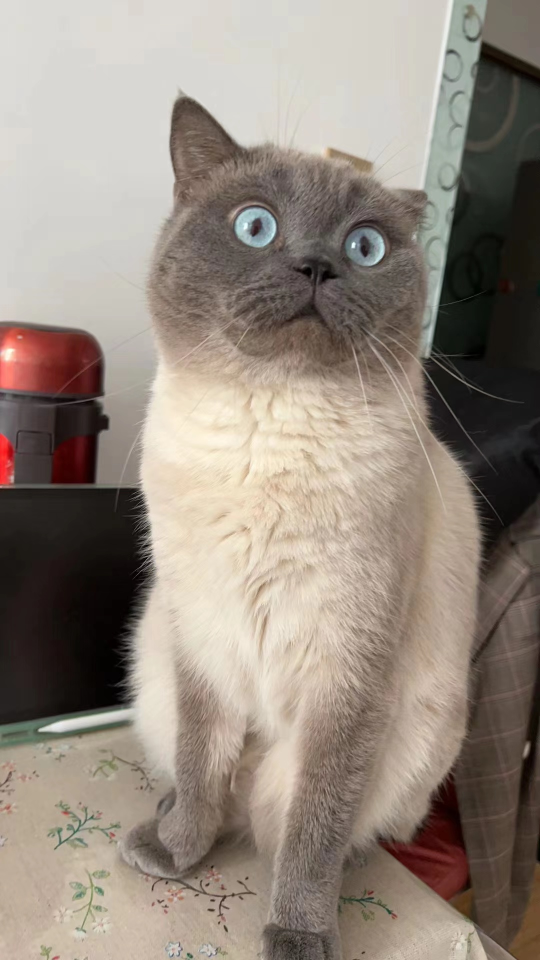
#> input picture jpg/cat.jpg, 1080 x 1920 px (shown at 1/2 size)
$ python -i sam_everything.py   (imports and definitions only)
#> lines starting #> are read from the running program, lines starting #| are printed output that depends on the picture
#> further down, picture is the input picture: shape (1920, 1080, 3); mean B, G, R 125.9, 136.4, 147.5
import argparse
import json
import time
from random import randint

import cv2
import numpy as np
import onnxruntime
from scipy.ndimage import zoom

retina_masks = True
conf = 0.25
iou = 0.7
agnostic_nms = False


# [71 lines left out: functions clip_coords, scale_coords, masks2segments, not called in this run]


class SimpleClass:
    """
    Ultralytics SimpleClass is a base class providing helpful string representation, error reporting, and attribute
    access methods for easier debugging and usage.
    """

    # [13 lines left out: function __str__, not called in this run]

    def __repr__(self):
        """Return a machine-readable string representation of the object."""
        return self.__str__()

    # [4 lines left out: function __getattr__, not called in this run]


class BaseTensor(SimpleClass):
    """
    Base tensor class with additional methods for easy manipulation and device handling.
    """

    # [14 lines left out: functions __init__, shape, not called in this run]

    def cpu(self):
        """Return a copy of the tensor on CPU memory."""
        return self if isinstance(self.data, np.ndarray) else self.__class__(self.data.cpu(), self.orig_shape)

    def numpy(self):
        """Return a copy of the tensor as a numpy array."""
        return self if isinstance(self.data, np.ndarray) else self.__class__(self.data.numpy(), self.orig_shape)

    def __len__(self):  # override len(results)
        """Return the length of the data tensor."""
        return len(self.data)

    def __getitem__(self, idx):
        """Return a BaseTensor with the specified index of the data tensor."""
        return self.__class__(self.data[idx], self.orig_shape)


class Masks(BaseTensor):
    """
    A class for storing and manipulating detection masks.

    Args:
        masks (torch.Tensor | np.ndarray): A tensor containing the detection masks, with shape (num_masks, height, width).
        orig_shape (tuple): Original image size, in the format (height, width).

    Attributes:
        masks (torch.Tensor | np.ndarray): A tensor containing the detection masks, with shape (num_masks, height, width).
        orig_shape (tuple): Original image size, in the format (height, width).

    Properties:
        xy (list): A list of segments (pixels) which includes x, y segments of each detection.
        xyn (list): A list of segments (normalized) which includes x, y segments of each detection.

    Methods:
        cpu(): Returns a copy of the masks tensor on CPU memory.
        numpy(): Returns a copy of the masks tensor as a numpy array.
        cuda(): Returns a copy of the masks tensor on GPU memory.
        to(): Returns a copy of the masks tensor with the specified device and dtype.
    """

    # [29 lines left out: functions __init__, segments, xyn, xy, masks, not called in this run]


def sigmoid(x):
    return 1 / (1 + np.exp(-x))


# [235 lines left out: functions crop_mask, process_mask_native, overlay, xywh2xyxy, nms_numpy, non_max_suppression and 2 more, not called in this run]


def clip_boxes(boxes, shape):
    boxes[..., [0, 2]] = boxes[..., [0, 2]].clip(0, shape[1])  # x1, x2
    boxes[..., [1, 3]] = boxes[..., [1, 3]].clip(0, shape[0])  # y1, y2


# [66 lines left out: functions scale_boxes, postprocess, not called in this run]


def pre_processing(img_origin, imgsz=1024):
#> called with imgsz = 1024
    h, w = img_origin.shape[:2]
#> h = 1920; w = 1080
    if h > w:
        scale = min(imgsz / h, imgsz / w)
#> scale = 0.533
        inp = np.zeros((imgsz, imgsz, 3), dtype=np.uint8)
        nw = int(w * scale)
#> nw = 576
        nh = int(h * scale)
#> nh = 1024
        a = int((nh - nw) / 2)
#> a = 224
        inp[: nh, a:a + nw, :] = cv2.resize(cv2.cvtColor(img_origin, cv2.COLOR_BGR2RGB), (nw, nh))
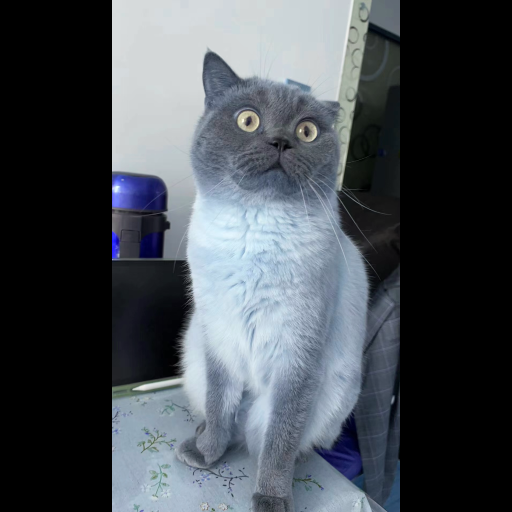
#> inp: shape (1024, 1024, 3) (shown at 1/2 size); mean B, G, R 82.9, 76.7, 70.8
    else:
        scale = min(imgsz / h, imgsz / w)
        inp = np.zeros((imgsz, imgsz, 3), dtype=np.uint8)
        nw = int(w * scale)
        nh = int(h * scale)
        a = int((nw - nh) / 2)

        inp[a: a + nh, :nw, :] = cv2.resize(cv2.cvtColor(img_origin, cv2.COLOR_BGR2RGB), (nw, nh))
    rgb = np.array([inp], dtype=np.float32) / 255.0
    return np.transpose(rgb, (0, 3, 1, 2))


# [36 lines left out: function main, not called in this run]


# [5 lines not run here, left out]

>>> import cv2
>>> picture = cv2.imread('jpg/cat.jpg')
>>> result = pre_processing(picture)
